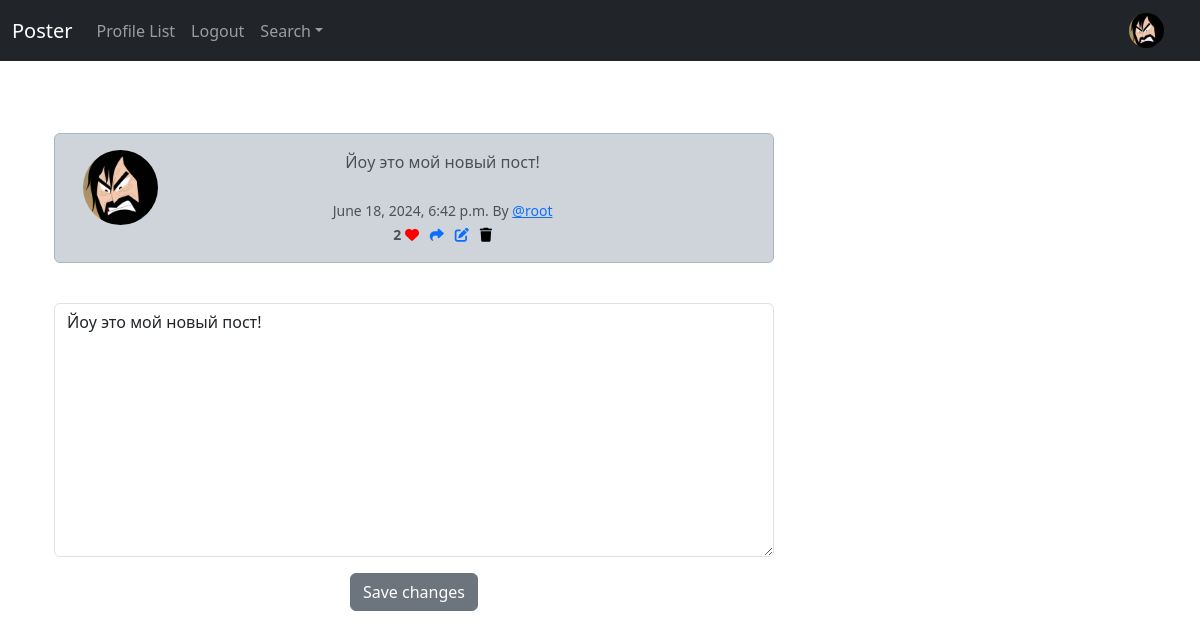
The app's page /edit_post/4 (signed in) with its own data.
### poster/models.py (models this page shows, shortened)
class Profile(models.Model):
    user = models.OneToOneField(User, on_delete=models.CASCADE)
    follows = models.ManyToManyField('self', related_name='followed_by', symmetrical=False, blank=True)
    date_modified = models.DateTimeField(User, auto_now=True)
    profile_image = models.ImageField(null=True, blank=True, upload_to='images/')
    profile_bio = models.CharField(null=True, blank=True, max_length=140)
    website_link = models.CharField(null=True, blank=True, max_length=2000)
    vk_link = models.CharField(null=True, blank=True, max_length=2000)

class Post(models.Model):
    user = models.ForeignKey(
        User, related_name='posts',
        on_delete=models.DO_NOTHING)
    body = models.CharField(max_length=200)
    created_at = models.DateTimeField(auto_now_add=True)
    likes = models.ManyToManyField(User, related_name='post_like', blank=True)
    def likes_count(self):
        return self.likes.count()

### poster/views.py (the view)
# urls.py: path('edit_post/<int:pk>', views.edit_post, name='edit_post'),
def edit_post(request, pk):
    if request.user.is_authenticated:
        post = get_object_or_404(Post, id=pk)
        if request.user.username == post.user.username:
            form = PostForm(request.POST or None, instance=post)
            if request.method == 'POST':
                if form.is_valid():
                    post = form.save(commit=False)
                    post.user = request.user
                    post.save()
                    messages.success(request, 'Your post has been updated!')
                    return redirect('home')
            else:
                return render(request, 'edit_post.html', {'form': form, 'post': post})
        else:
            messages.success(request, 'You don\'t own this post!')
            return redirect('home')
    else:
        messages.success(request, 'Please log in to continue.')
        return redirect(request.META.get('HTTP_REFERER'))

### poster/forms.py
class PostForm(forms.ModelForm):
    body = forms.CharField(required=True,
                           widget=forms.widgets.Textarea(attrs={'placeholder': 'Post Your Post!',
                                                                'class': 'form-control',
                                                                }), label='')
    class Meta:
        model = Post
        exclude = ('user', 'likes',)

### poster/templates/edit_post.html (shortened to what this page needs)
{% extends 'base.html' %}
{% load static %}
{% block content %}
    <div class="container text-center">
        <div class="row">
            <div class="col-8">
                <br/>
                {% include 'post_base.html' %}
                <br/>
            {% if form %}
                <form method=POST>
                    {{ form.as_p }}
                    <button type="submit" class="btn btn-secondary">Save changes</button>
                </form>
            {% endif %}
            </div>
        </div>
    </div>
{% endblock %}

### poster/templates/navbar.html (shortened to what this page needs)
{% load static %}
<nav class="navbar navbar-expand-lg navbar-dark bg-dark" xmlns="http://www.w3.org/1999/html">
  <div class="container-fluid">
    <a class="navbar-brand" href="{% url 'home' %}">Poster</a>
    <div class="collapse navbar-collapse" id="navbarSupportedContent">
      <ul class="navbar-nav me-auto mb-2 mb-lg-0">
        <li class="nav-item">
          <a class="nav-link" href="{% url 'profile_list' %}">Profile List</a>
        </li>
        {% if user.is_authenticated %}
          <li class="nav-item">
            <a class="nav-link" href="{% url 'logout' %}">Logout</a>
          </li>
        {% endif %}
        <li class="nav-item dropdown">
          <a class="nav-link dropdown-toggle" href="#" role="button" data-bs-toggle="dropdown" aria-expanded="false">Search</a>
        </li>
      </ul>
      {% if user.is_authenticated %}
        <ul class="navbar-nav ml-auto">
          <li class="nav-link navbar-brand">
            {% if user.profile.profile_image %}
              <a href="{% url 'profile' request.user.id %}"><img src="{{ user.profile.profile_image.url }}" class="rounded-circle" width="35"></a>
            {% else %}
              <a href="{% url 'profile' request.user.id %}"><img src="{% static 'images/default_pfp.png' %}" class="rounded-circle" width="35"></a>
            {% endif %}
          </li>
        </ul>
      {% endif %}
    </div>
  </div>
</nav>

### poster/templates/post_base.html (shortened to what this page needs)
{% load static %}
<div class="alert alert-dark" role="alert">
    <div class="container">
        <div class="row">
            <div class="col-1">
            {% if post.user.profile.profile_image %}
                <img src="{{ post.user.profile.profile_image.url }}" width=75 height=75 class="rounded-circle" alt="{{ post.user.profile.user.username }}">
            {% else %}
                <img src="{% static 'images/default_pfp.png' %}" width=75 height=75 class="rounded-circle" alt="Profile Image">
            {% endif %}
            </div>
            <div class="col-11">
                {{ post.body }}<br/><br/>
                <small class="text-muted">
                    {{ post.created_at }} By
                    <a href="{% url 'profile' post.user.id %}">@{{ post.user.username|lower }}</a>
                    <br/>
                    <b>{{ post.likes_count }}</b>
                    {% if user in post.likes.all %}
                        <a href="{% url 'post_like' post.id %}"><i class="fa-solid fa-heart" style="color:Red"></i></a>
                    {% else %}
                        <a href="{% url 'post_like' post.id %}"><i class="fa-regular fa-heart"></i></a>
                    {% endif %}
                    <a href="{% url  'post_page' post.id %}"><i class="fa-solid fa-share"></i></a>
                    {% if request.user.username == post.user.username %}
                        <a href="{% url  'edit_post' post.id %}"><i class="fa-solid fa-edit"></i></a>
                        <a href="{% url  'delete_post' post.id %}"><i class="fa-solid fa-trash" style="color:Black"></i></a>
                    {% endif %}
                </small>
            </div>
        </div>
    </div>
</div>

### records on screen
Post: user.profile.profile_image (picture), body "Йоу это мой новый пост!", created_at "June 18, 2024, 6:42 p.m.", user.username "root", likes_count "2"
